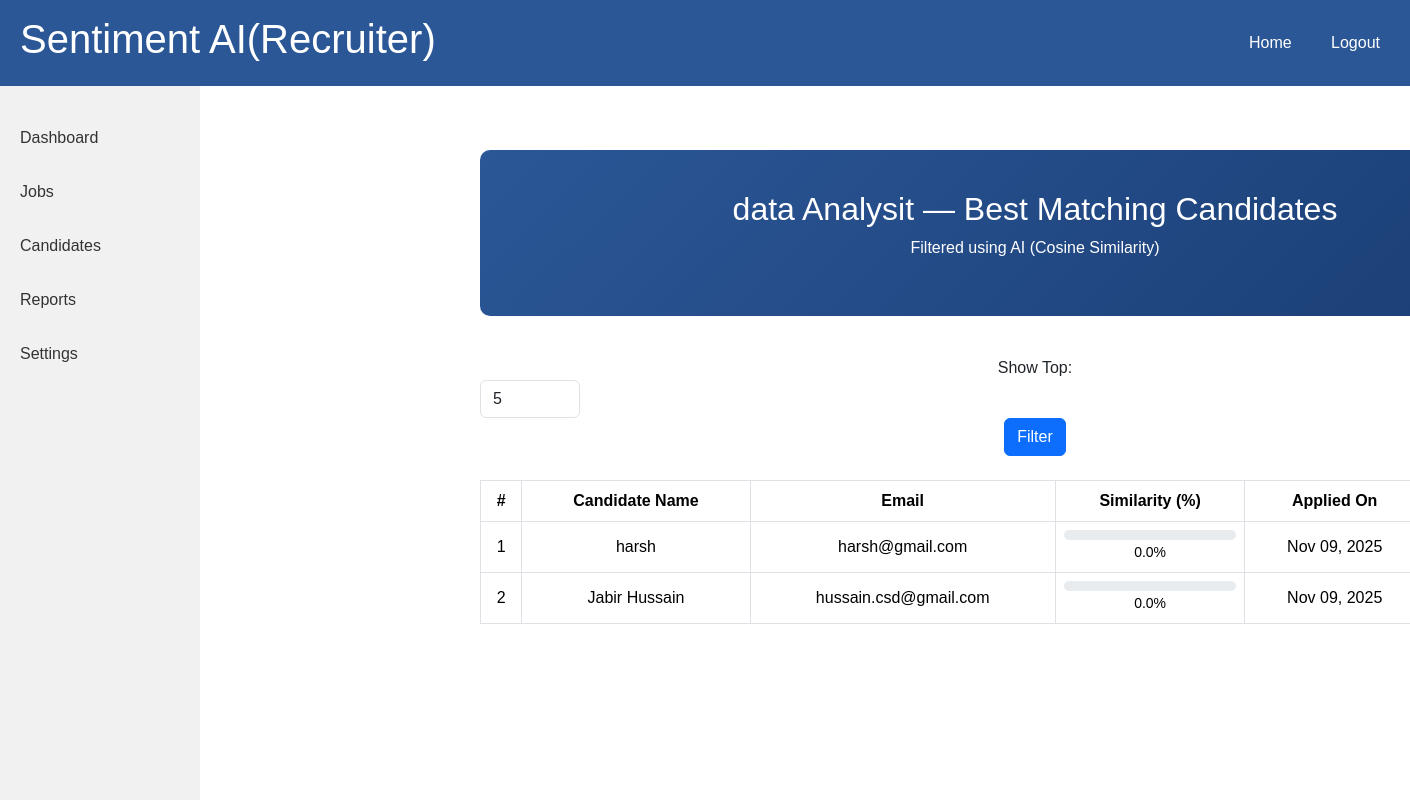
The page /jobs/best_candidates/1/ (signed in) on the database its author committed.
### jobs/models.py (models this page shows, shortened)
class Job(models.Model):
    company = models.ForeignKey(CompanyProfile, on_delete=models.CASCADE, related_name='jobs')
    title = models.CharField(max_length=200)
    description = models.TextField()
    skills_required = models.TextField(help_text="Enter comma-separated skills, e.g. Python, Django, REST API")
    location = models.CharField(max_length=100)
    salary_range = models.CharField(max_length=100, blank=True, null=True)
    experience_required = models.CharField(max_length=100, blank=True, null=True)
    created_at = models.DateTimeField(default=timezone.now)
    is_active = models.BooleanField(default=True)
    class Meta:
        ordering = ['-created_at']
        verbose_name = "Job"
        verbose_name_plural = "Jobs"

class Application(models.Model):
    candidate = models.ForeignKey(CandidateProfile, on_delete=models.CASCADE, related_name='applications')
    job = models.ForeignKey(Job, on_delete=models.CASCADE, related_name='applications')
    resume = models.FileField(upload_to='applications/resumes/', blank=True, null=True)
    cover_letter = models.TextField(blank=True, null=True)
    applied_at = models.DateTimeField(default=timezone.now)
    cosine_similarity_score = models.FloatField(default=0.0, help_text="Used for AI-based resume filtering")
    class Meta:
        ordering = ['-applied_at']
        verbose_name = "Application"
        verbose_name_plural = "Applications"
        unique_together = ('candidate', 'job')  # prevent duplicate applications

### accounts/models.py (models this page shows, shortened)
class CandidateProfile(models.Model):
    user = models.OneToOneField(User, on_delete=models.CASCADE, related_name='candidate_profile')
    full_name = models.CharField(max_length=200)
    resume = models.FileField(upload_to='resumes/', blank=True, null=True)
    skills = models.TextField(help_text="Comma-separated list of skills", blank=True)
    education = models.CharField(max_length=255, blank=True)
    experience = models.CharField(max_length=255, blank=True, help_text="Example: 2 years in Python Development")

### jobs/views.py (the view)
# urls.py: path('best_candidates/<int:job_id>/', views.best_candidates, name='best_candidates'),
@login_required
def best_candidates(request, job_id):
    job = get_object_or_404(Job, id=job_id)
    if not hasattr(request.user, 'company_profile') or job.company.user != request.user:
        messages.error(request, "Access denied — only the job owner can view candidates.")
        return redirect('job_list')
    applications = Application.objects.filter(job=job)
    results = []
    for app in applications:
        if app.resume:
            resume_text = extract_text_from_resume(app.resume.path)
            score = match_resume_to_job(job.skills_required, resume_text)
            results.append({
                'candidate': app.candidate,
                'score': score,  # already % based
                'resume': app.resume.url if app.resume else None,
                'applied_at': app.applied_at
            })
    results.sort(key=lambda x: x['score'], reverse=True)
    top_n = int(request.GET.get('top', 5))
    top_candidates = results[:top_n]
    return render(request, 'jobs/best_candidates.html', {
        'job': job,
        'results': results,
        'top_candidates': top_candidates,
        'top_n': top_n
    })

### ai_engine/utils.py (called while the page is built, shortened)
def extract_text_from_resume(file_path):
    text = ""
    try:
        if file_path.lower().endswith('.pdf'):
            with open(file_path, 'rb') as f:
                reader = PyPDF2.PdfReader(f)
                for page in reader.pages:
                    text += page.extract_text() or ""
        elif file_path.lower().endswith('.docx'):
            text = docx2txt.process(file_path) or ""
        elif file_path.lower().endswith('.txt'):
            with open(file_path, 'r', encoding='utf-8') as f:
                text = f.read()
    except Exception as e:
        print(f"[ERROR] Reading resume failed:", e)
        return ""
    text = re.sub(r"\s+", " ", text)
    return text.strip()

def match_resume_to_job(job_skills, resume_text):
    if not job_skills or not resume_text:
        return 0.0

### jobs/templates/jobs/best_candidates.html (shortened to what this page needs)
{% extends 'base.html' %}
{% load static %}
{% block content %}
<div class="container mt-4">
    <div class="page-header">
        <h2>{{ job.title }} — Best Matching Candidates</h2>
        <p>Filtered using AI (Cosine Similarity)</p>
    </div>
    <div class="text-center mb-4">
        <form method="get" class="form-inline justify-content-center">
            <label class="mr-2 font-weight-bold">Show Top:</label>
            <select name="top" class="form-control mr-2" style="width: 100px;">
                <option value="5" {% if top_n == 5 %}selected{% endif %}>5</option>
            </select>
            <button type="submit" class="btn btn-primary">Filter</button>
        </form>
    </div>
    {% if top_candidates %}
    <div class="table-responsive">
        <table class="table table-bordered table-hover text-center align-middle">
            <thead class="thead-light">
                <tr>
                    <th>#</th>
                    <th>Candidate Name</th>
                    <th>Email</th>
                    <th>Similarity (%)</th>
                    <th>Applied On</th>
                </tr>
            </thead>
            <tbody>
                {% for item in top_candidates %}
                <tr>
                    <td>{{ forloop.counter }}</td>
                    <td>{{ item.candidate.full_name }}</td>
                    <td>{{ item.candidate.user.email }}</td>
                    <td>
                        <div class="progress" style="height: 10px;">
                        </div>
                        <small>{{ item.score }}%</small>
                    </td>
                    <td>{{ item.applied_at|date:"M d, Y" }}</td>
                </tr>
                {% endfor %}
            </tbody>
        </table>
    </div>
    {% else %}
        <div class="alert alert-info text-center">
            No candidates have applied yet.
        </div>
    {% endif %}
</div>
{% endblock %}

### templates/base.html (style rules this page uses)
body { font-family: Arial, sans-serif; margin: 0; padding: 0; display: flex; flex-direction: column; }
.container { margin-left: 220px; padding: 20px; flex: 1; }

### jobs/templates/jobs/best_candidates.html (style rules this page uses)
.page-header { text-align: center; padding: 40px 0; background: linear-gradient(135deg, #2b5797, #1a3d73); color: #fff; border-radius: 10px; margin-bottom: 40px; }
.progress { height: 10px; border-radius: 5px; }
.table thead { background-color: #f5f5f5; font-weight: bold; }

### rows shown on the page
Job: title "data Analysit"
CandidateProfile: candidate.full_name "harsh", candidate.user.email "harsh@gmail.com", score "0.0", applied_at "Nov 09, 2025"
CandidateProfile: candidate.full_name "Jabir Hussain", candidate.user.email "hussain.csd@gmail.com", score "0.0", applied_at "Nov 09, 2025"
